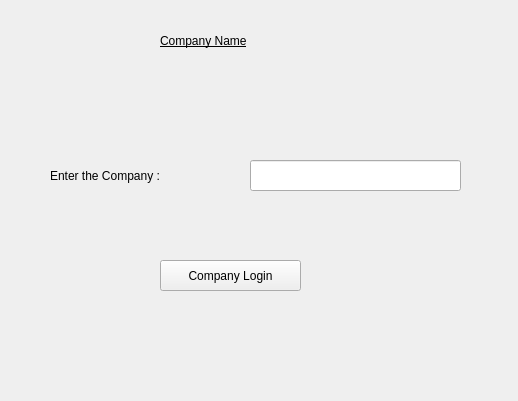
<?xml version="1.0" encoding="UTF-8"?>
<ui version="4.0">
 <class>login</class>
 <widget class="QWidget" name="login">
  <property name="geometry">
   <rect>
    <x>0</x>
    <y>0</y>
    <width>518</width>
    <height>401</height>
   </rect>
  </property>
  <property name="sizePolicy">
   <sizepolicy hsizetype="Fixed" vsizetype="Fixed">
    <horstretch>0</horstretch>
    <verstretch>0</verstretch>
   </sizepolicy>
  </property>
  <property name="minimumSize">
   <size>
    <width>518</width>
    <height>401</height>
   </size>
  </property>
  <property name="maximumSize">
   <size>
    <width>518</width>
    <height>401</height>
   </size>
  </property>
  <property name="windowTitle">
   <string>Form</string>
  </property>
  <property name="styleSheet">
   <string notr="true"/>
  </property>
  <widget class="QLabel" name="label">
   <property name="geometry">
    <rect>
     <x>160</x>
     <y>20</y>
     <width>161</width>
     <height>41</height>
    </rect>
   </property>
   <property name="styleSheet">
    <string notr="true">font: 700 12pt &quot;Segoe UI&quot;;
text-decoration: underline;
</string>
   </property>
   <property name="text">
    <string>Company Name</string>
   </property>
  </widget>
  <widget class="QLabel" name="label_2">
   <property name="geometry">
    <rect>
     <x>50</x>
     <y>160</y>
     <width>181</width>
     <height>31</height>
    </rect>
   </property>
   <property name="styleSheet">
    <string notr="true">font: 700 10pt &quot;Segoe UI&quot;;</string>
   </property>
   <property name="text">
    <string>Enter the Company :</string>
   </property>
  </widget>
  <widget class="QLineEdit" name="lineEdit">
   <property name="geometry">
    <rect>
     <x>250</x>
     <y>160</y>
     <width>211</width>
     <height>31</height>
    </rect>
   </property>
  </widget>
  <widget class="QPushButton" name="pushButton">
   <property name="geometry">
    <rect>
     <x>160</x>
     <y>260</y>
     <width>141</width>
     <height>31</height>
    </rect>
   </property>
   <property name="sizePolicy">
    <sizepolicy hsizetype="Fixed" vsizetype="Fixed">
     <horstretch>0</horstretch>
     <verstretch>0</verstretch>
    </sizepolicy>
   </property>
   <property name="minimumSize">
    <size>
     <width>141</width>
     <height>31</height>
    </size>
   </property>
   <property name="maximumSize">
    <size>
     <width>141</width>
     <height>31</height>
    </size>
   </property>
   <property name="text">
    <string>Company Login</string>
   </property>
  </widget>
 </widget>
 <resources/>
 <connections/>
</ui>
